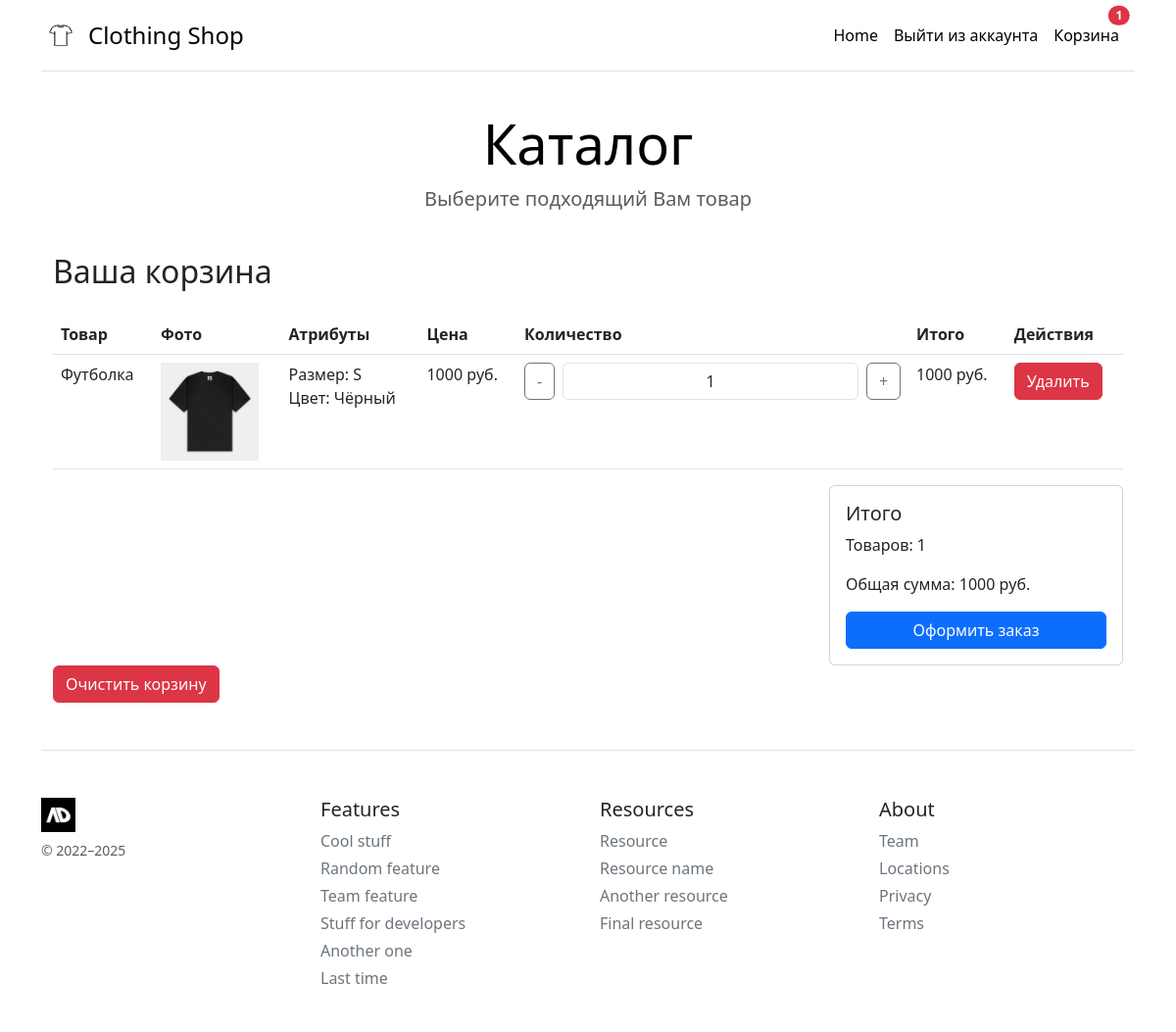
/cart (signed in), run on the app's committed database.
### main.py (models this page shows)
class CartItem(db.Model):
    id = db.Column(db.Integer, primary_key=True)
    user_id = db.Column(db.Integer, db.ForeignKey('user.id'), nullable=False)
    item_id = db.Column(db.Integer, db.ForeignKey('item.id'), nullable=False)
    quantity = db.Column(db.Integer, nullable=False, default=1)
    price = db.Column(db.Integer, nullable=False)
    size = db.Column(db.String(50))  # Добавляем поле для размера
    color = db.Column(db.String(50))  # Добавляем поле для цвета
    user = db.relationship('User', backref=db.backref('cart_items', lazy=True))
    item = db.relationship('Item', backref=db.backref('cart_items', lazy=True))

class Item(db.Model):
    id = db.Column(db.Integer, primary_key=True)
    title = db.Column(db.String(100), nullable=False)
    price = db.Column(db.Integer, nullable=False)
    photo_path = db.Column(db.String(255))
    text = db.Column(db.Text)
    isActive = db.Column(db.Boolean, default=True)
    sizes = db.Column(db.JSON)  # Хранит информацию о размерах и доплате
    colors = db.Column(db.JSON)  # Хранит информацию о цветах и доплате

### main.py (the view)
@app.route('/cart')
@login_required
def cart():
    user_id = current_user.id
    cart_items = CartItem.query.filter_by(user_id=user_id).all()
    total_price = 0
    total_items = 0
    items_with_details = []
    for cart_item in cart_items:
        item = Item.query.get(cart_item.item_id)
        if item:
            total_price += cart_item.price * cart_item.quantity
            total_items += cart_item.quantity
            items_with_details.append({
                'id': cart_item.id,
                'item': item,
                'quantity': cart_item.quantity,
                'price': cart_item.price,
                'size': cart_item.size,
                'color': cart_item.color,
                'total_price': cart_item.price * cart_item.quantity
            })
    cart_items_count = total_items
    return render_template('cart.html',
                         cart_items=items_with_details,
                         total_price=total_price,
                         total_items=total_items,
                         cart_items_count=cart_items_count)

### main.py (called while the page is built)
@login_manager.user_loader
def load_user(user_id):
    return User.query.get(int(user_id))

### templates/cart.html (shortened to what this page needs)
{% extends 'base.html' %}
{% block body %}
<main class="container">
    <h2 class="mb-4">Ваша корзина</h2>
    {% if cart_items %}
    <div class="table-responsive">
        <table class="table">
            <thead>
                <tr>
                    <th scope="col">Товар</th>
                    <th scope="col">Фото</th>
                    <th scope="col">Атрибуты</th>
                    <th scope="col">Цена</th>
                    <th scope="col">Количество</th>
                    <th scope="col">Итого</th>
                    <th scope="col">Действия</th>
                </tr>
            </thead>
            <tbody>
            {% for cart_item in cart_items %}
            <tr>
                <td>{{ cart_item.item.title }}</td>
                <td>
                    {% if cart_item.item.photo_path %}
                    <img src="{{ url_for('static', filename=cart_item.item.photo_path) }}"
                         alt="{{ cart_item.item.title }}"
                         style="max-width: 100px; max-height: 100px;">
                    {% else %}
                    <span>Нет фото</span>
                    {% endif %}
                </td>
                <td>
                    {% if cart_item.size %}Размер: {{ cart_item.size }}<br>{% endif %}
                    {% if cart_item.color %}Цвет: {{ cart_item.color }}{% endif %}
                </td>
                <td>{{ cart_item.price }} руб.</td>
                <td>
                    <form action="{{ url_for('update_cart') }}" method="post" class="d-flex">
                        <button type="submit" name="action" value="decrease" class="btn btn-outline-secondary">-
                        </button>
                        <input type="text" class="form-control mx-2 text-center" value="{{ cart_item.quantity }}"
                               readonly>
                        <button type="submit" name="action" value="increase" class="btn btn-outline-secondary">+
                        </button>
                    </form>
                </td>
                <td>{{ cart_item.price * cart_item.quantity }} руб.</td>
                <td>
                    <form action="{{ url_for('remove_from_cart') }}" method="post">
                        <button type="submit" class="btn btn-danger">Удалить</button>
                    </form>
                </td>
            </tr>
            {% endfor %}
            </tbody>
        </table>
        <div class="d-flex justify-content-end">
            <div class="card" style="width: 300px;">
                <div class="card-body">
                    <h5 class="card-title">Итого</h5>
                    <p class="card-text">Товаров: {{ total_items }}</p>
                    <p class="card-text">Общая сумма: {{ total_price }} руб.</p>
                    <a href="/checkout" class="btn btn-primary w-100">Оформить заказ</a>
                </div>
            </div>
        </div>
    </div>
    {% else %}
    <div class="alert alert-info">
        Ваша корзина пуста. <a href="/" class="alert-link">Вернуться к покупкам</a>
    </div>
    {% endif %}
    <form action="{{ url_for('clear_cart') }}" method="POST" style="display: inline;">
        <button type="submit" class="btn btn-danger">Очистить корзину</button>
    </form>
</main>
{% endblock %}

### data on the page
CartItem: item "Футболка", photo_path (picture), size "S", color "Чёрный", price "1000", quantity "1", cart_item.price*cart_item.quantity "1000"

### other printed values
{{ cart_items_count }} "1"
{{ total_items }} "1"
{{ total_price }} "1000"
